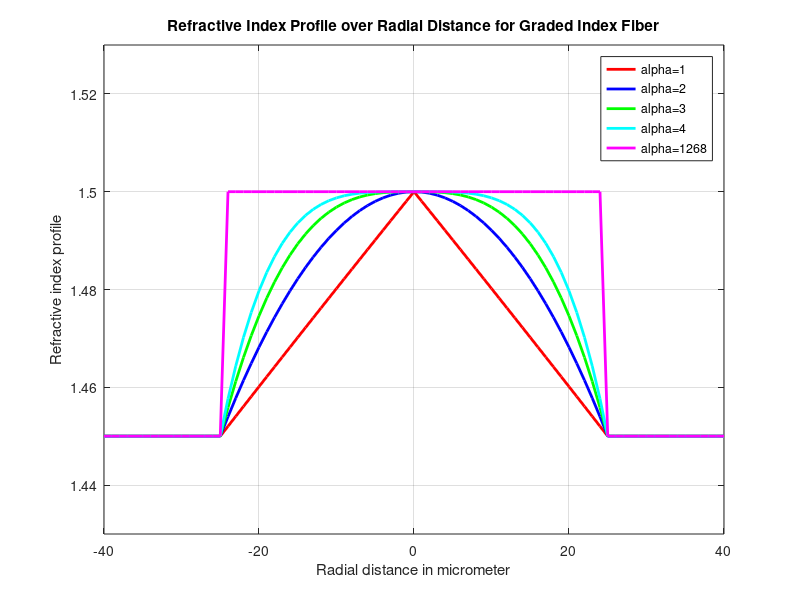

This chart was generated by the following MATLAB code:
clc;
clear;
alpha1=1;
alpha2=2;
alpha3=3;
alpha4=4;
alpha5=1268;

n1=1.5;
n2=1.45;
a=25;
delta=((n1)^2-(n2)^2)/(2*(n1)^2);
nr1=[]; nr2=[]; nr3=[]; nr4=[]; nr5=[];
nr6=[]; nr7=[]; nr8=[]; nr9=[];nr10=[];
nr11=[];nr22=[];nr33=[];nr44=[];nr55=[];

for r=1:40
    if r<(a)
        
        nr1(r)=n1*(1-2*delta*((r/a)^alpha1))^0.5;
        nr3(r)=n1*(1-2*delta*((r/a)^alpha2))^0.5;
        nr5(r)=n1*(1-2*delta*((r/a)^alpha3))^0.5;
        nr7(r)=n1*(1-2*delta*((r/a)^alpha4))^0.5;
        nr9(r)=n1*(1-2*delta*((r/a)^alpha5))^0.5;
    else
        nr1(r)=n1*(1-2*delta)^0.5;
        nr3(r)=n1*(1-2*delta)^0.5;
        nr5(r)=n1*(1-2*delta)^0.5;
        nr7(r)=n1*(1-2*delta)^0.5;
        nr9(r)=n1*(1-2*delta)^0.5;
    end
end
nr2=nr1(end:-1:1);
nr4=nr3(end:-1:1);
nr6=nr5(end:-1:1);
nr8=nr7(end:-1:1);
nr10=nr9(end:-1:1);

nr11=[nr2 1.5 nr1];
nr22=[nr4 1.5 nr3];
nr33=[nr6 1.5 nr5];
nr44=[nr8 1.5 nr7];
nr55=[nr10 1.5 nr9];

radius=-40:1:40;
%radius=1:1:250;
plot(radius,nr11,'r','linewidth',2);
hold on;
plot(radius,nr22,'b','linewidth',2);
hold on;
plot(radius,nr33,'g','linewidth',2);
hold on;
plot(radius,nr44,'c','linewidth',2);
hold on;
plot(radius,nr55,'m','linewidth',2);
xlabel('Radial distance in micrometer');
ylabel('Refractive index profile');
ylim([1.43 1.53]);
legend('alpha=1','alpha=2','alpha=3','alpha=4','alpha=1268');
title('Refractive Index Profile over Radial Distance for Graded Index Fiber');
grid on;
